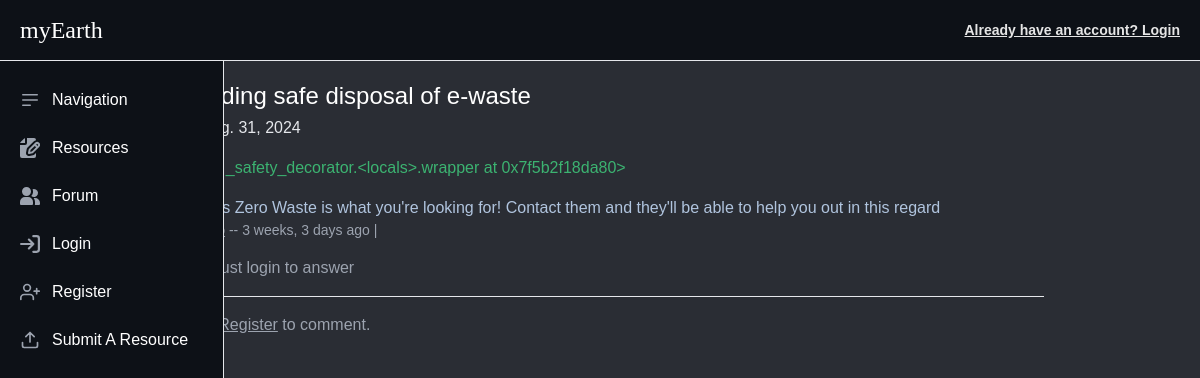
The page /posts/regarding-safe-disposal-of-e-waste/ on the database its author committed.
### posts/models.py (models this page shows, shortened)
class Post(models.Model):
    user = models.ForeignKey(User, default=1, on_delete=models.CASCADE)
    title = models.CharField(max_length=256)
    slug = models.SlugField(unique=True)
    height_field = models.IntegerField(default=50)
    width_field = models.IntegerField(default=100)
    content = models.TextField()
    draft = models.BooleanField(default=False)
    publish = models.DateField(auto_now=False, auto_now_add=True)
    read_time = models.IntegerField(default=0)
    updated = models.DateTimeField(auto_now=True, auto_now_add=False)
    timestamp = models.DateTimeField(auto_now=False, auto_now_add=True)
    objects = PostManager()
    class Meta:
        ordering = [
            "-timestamp",
            "-updated"
        ]
    def get_markdown(self):
        content = self.content
        markdown_text = markdownify(content)
        return mark_safe(markdown_text)
    @property
    def comments(self):
        instance = self
        qs = Comment.objects.filter_by_instance(instance)
        return qs
    @property
    def get_content_type(self):
        instance = self
        content_type = ContentType.objects.get_for_model(instance.__class__)
        return content_type

### comments/models.py (models this page shows, shortened)
class Comment(models.Model):
    user = models.ForeignKey(settings.AUTH_USER_MODEL, default=1, on_delete=models.DO_NOTHING)
    content_type = models.ForeignKey(ContentType, on_delete=models.CASCADE)
    object_id = models.PositiveIntegerField()
    content_object = GenericForeignKey('content_type', 'object_id')
    parent = models.ForeignKey('self', null=True, blank=True, on_delete=models.DO_NOTHING)
    content = models.TextField()
    timestamp = models.DateTimeField(auto_now_add=True)
    objects = CommentManager()
    class Meta:
        ordering = ['-timestamp']
    def children(self):
        return Comment.objects.filter(parent=self)

### posts/views.py (the view, shortened to what this page needs)
# urls.py: url(r'^(?P<slug>[\w-]+)/$', post_detail, name='detail'),
def post_detail(request, slug=None):
    instance = get_object_or_404(Post, slug=slug)
    if instance.publish > timezone.now().date() or instance.draft:
        if not request.user.is_authenticated:
            raise Http404
    share_string = quote_plus(instance.content)
    initial_data = {
        "content_type": instance.get_content_type,
        "object_id": instance.id
    }
    form = CommentForm(request.POST or None, initial=initial_data)
    comments = instance.comments
    context = {
        "title": instance.title,
        "instance": instance,
        "share_string": share_string,
        "comments": comments,
        "comment_form": form,
        "current_user": request.user,
    }
    return render(request, "posts/post_detail.html", context)

### comments/models.py (called while the page is built)
    def filter_by_instance(self, instance):
        content_type = ContentType.objects.get_for_model(instance.__class__)
        obj_id = instance.id
        qs = super(CommentManager, self).filter(content_type=content_type, object_id=obj_id).filter(parent=None)
        return qs

### posts/templates/posts/post_detail.html (shortened to what this page needs)
{% extends 'base.html' %}
{% load urlify %}
{% load static %}
{% load crispy_forms_tags %}
    {% block head %}
        <link rel="stylesheet" href="{% static 'posts/css/post_detail.css' %}">
    {% endblock %}
  {% block content %}
  <div class="w-9/12 sm:w-3/4 mx-auto p-3 md:p-0 mt-20 sm:mt-16">
    <h1 class="text-white text-2xl mt-2">{{ title }}</h1>
        {% if instance.user %}
            <p class="text-gray-200 text-base md:mt-1"><a href="/profile/{{ instance.user }}" class="underline" target="_blank">{{ instance.user }}</a> | {{ instance.publish }}</p>
        {% endif %}
    <div class="mt-4">
        <div class="post-detail-item text-[#3CB371] mt-2">
            <p>{{ instance.get_markdown }}</p>
        </div>
            {% for comment in comments %}
                <blockquote class="border-l-4 border-cornflowerblue pl-4 my-4">
                    <p class="text-[#B0C4DE]">{{ comment.content }}</p>
                    <footer class="text-gray-400 text-sm">
                        <a href="/profile/{{ comment.user }}" class="underline" target="_blank">{{ comment.user }}</a> -- {{ comment.timestamp|timesince }} ago
                        | {% if request.user == comment.user %} <a href="{{ comment.get_delete_url }}" class="underline text-blue-500">Delete comment</a>{% endif %}
                   </footer>
                    <div class="mt-4">
                        {% if request.user.is_authenticated %}
                            <form method="POST" action="." class="hidden" id="form_{{ comment.id }}">
                                {% csrf_token %}
                                {{ comment_form|crispy }}
                                <input type="hidden" name="parent_id" value="{{ comment.id }}">
                                <input type="submit" value="Add Comment" class="bg-blue-500 text-white text-sm px-4 py-2 rounded hover:bg-blue-600">
                            </form>
                        {% else %}
                            <p class="text-gray-400">You must login to answer</p>
                        {% endif %}
                    </div>
                </blockquote><hr class="my-4" />
            {% endfor %}
        {% if request.user.is_authenticated and request.user == instance.user %}
            <form method="POST" action="." class="hidden">
                {% csrf_token %}
                {{ comment_form|crispy }}
                <input type="submit" value="Add Comment" class="bg-blue-500 text-white px-4 py-2 rounded hover:bg-blue-600">
            </form>
        {% else %}
            <p class="text-gray-400"><a href="{% url 'login' %}" class="underline">Login</a> or <a href="{% url 'register' %}" class="underline">Register</a> to comment.</p>
        {% endif %}
        </div>
    </div>
    {% endblock %}

### posts/static/posts/css/post_detail.css (style rules this page uses)
:host, html { line-height:1.5; -webkit-text-size-adjust:100%; -moz-tab-size:4; tab-size:4; font-family:ui-sans-serif, system-ui, sans-serif, "Apple Color Emoji", "Segoe UI Emoji", "Segoe UI Symbol", "Noto Color Emoji"; font-feature-settings:normal; font-variation-settings:normal; -webkit-tap-highlight-color:transparent }
body { margin:0; line-height:inherit }
hr { height:0; color:inherit; border-top-width:1px }
h1, h2, h3, h4, h5, h6 { font-size:inherit; font-weight:inherit }
a { color:inherit; text-decoration:inherit }
blockquote, dd, dl, figure, h1, h2, h3, h4, h5, h6, hr, p, pre { margin:0 }
.mx-auto { margin-left:auto; margin-right:auto }
.my-4 { margin-top:1rem; margin-bottom:1rem }
.mt-2 { margin-top:0.5rem }
.mt-4 { margin-top:1rem }
.border-l-4 { border-left-width:4px }
.p-3 { padding:0.75rem }
.pl-4 { padding-left:1rem }
.text-2xl { font-size:1.5rem; line-height:2rem }
.text-sm { font-size:0.875rem; line-height:1.25rem }
.text-\[\#3CB371\] { --tw-text-opacity:1; color:rgb(60 179 113 / var(--tw-text-opacity)) }
.text-\[\#B0C4DE\] { --tw-text-opacity:1; color:rgb(176 196 222 / var(--tw-text-opacity)) }
.text-gray-200 { --tw-text-opacity:1; color:rgb(229 231 235 / var(--tw-text-opacity)) }
.text-gray-400 { --tw-text-opacity:1; color:rgb(156 163 175 / var(--tw-text-opacity)) }
.text-white { --tw-text-opacity:1; color:rgb(255 255 255 / var(--tw-text-opacity)) }
.underline { -webkit-text-decoration-line:underline; text-decoration-line:underline }
@media (min-width: 640px) { .sm\:w-3\/4 { width:75% } }
@media (min-width: 768px) { .md\:p-0 { padding:0px } }
.text-base { font-size: 1rem; line-height: 1.5rem; }
@media (min-width: 768px) { .md\:mt-1 { margin-top: 0.25rem; } }

### resources/static/resources/css/styles.css (style rules this page uses)
:host, html { line-height:1.5; -webkit-text-size-adjust:100%; -moz-tab-size:4; tab-size:4; font-family:ui-sans-serif, system-ui, sans-serif, "Apple Color Emoji", "Segoe UI Emoji", "Segoe UI Symbol", "Noto Color Emoji"; font-feature-settings:normal; font-variation-settings:normal; -webkit-tap-highlight-color:transparent }
body { margin:0; line-height:inherit }
hr { height:0; color:inherit; border-top-width:1px }
h1, h2, h3, h4, h5, h6 { font-size:inherit; font-weight:inherit }
a { color:inherit; text-decoration:inherit }
blockquote, dd, dl, figure, h1, h2, h3, h4, h5, h6, hr, p, pre { margin:0 }
.mx-auto { margin-left:auto; margin-right:auto }
.mt-4 { margin-top:1rem }
.text-sm { font-size:0.875rem; line-height:1.25rem }
.text-2xl { font-size:1.5rem; line-height:2rem }
.text-base { font-size:1rem; line-height:1.5rem }
.text-white { --tw-text-opacity:1; color:rgb(255 255 255 / var(--tw-text-opacity)) }
.underline { -webkit-text-decoration-line:underline; text-decoration-line:underline }

### templates/base.html (style rules this page uses)
:root { --primary-col: #254336; --label-col: #232218; --bg-col: #2a2d34; --text-col: #050315; --text: #fbfbfe; --bg-col-shade: #adab8f; --contrast-primary-col: #DAD3BE; --sec-col: #6B8A7A; --nav-col: #0d1117; }
body { background-color: var(--bg-col); padding-left: 0.5rem; padding-right: 0.5rem; }
.mt-20 { margin-top: 5rem; }
.libre-franklin { font-family: "Libre Franklin", sans-serif; font-optical-sizing: auto; font-weight: 150; font-style: normal; }

### rows shown on the page
Post: title "Regarding safe disposal of e-waste", publish "Aug. 31, 2024", get_markdown "<function _safety_decorator.<locals>.wrapper at 0x7f5b2f18da80>"
Comment: content "Saahas Zero Waste is what you're looking for! Contact them and they'll be able to help you out in this regard", timestamp "3 weeks, 3 days"
